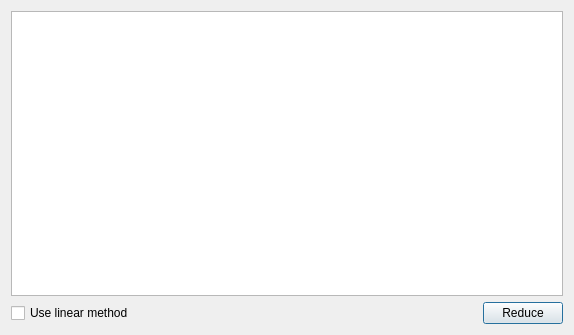
<?xml version="1.0" encoding="UTF-8"?>
<ui version="4.0">
 <class>ReduceDialog</class>
 <widget class="QDialog" name="ReduceDialog">
  <property name="geometry">
   <rect>
    <x>0</x>
    <y>0</y>
    <width>574</width>
    <height>335</height>
   </rect>
  </property>
  <property name="windowTitle">
   <string>Grid Merge</string>
  </property>
  <layout class="QVBoxLayout" name="verticalLayout_2">
   <item>
    <widget class="QFrame" name="frame_2">
     <property name="frameShape">
      <enum>QFrame::Shape::NoFrame</enum>
     </property>
     <property name="frameShadow">
      <enum>QFrame::Shadow::Raised</enum>
     </property>
     <layout class="QHBoxLayout" name="horizontalLayout_2">
      <property name="leftMargin">
       <number>0</number>
      </property>
      <property name="topMargin">
       <number>0</number>
      </property>
      <property name="rightMargin">
       <number>0</number>
      </property>
      <property name="bottomMargin">
       <number>0</number>
      </property>
      <item>
       <widget class="QListView" name="listView"/>
      </item>
     </layout>
    </widget>
   </item>
   <item>
    <widget class="QFrame" name="frame">
     <property name="frameShape">
      <enum>QFrame::Shape::NoFrame</enum>
     </property>
     <property name="frameShadow">
      <enum>QFrame::Shadow::Raised</enum>
     </property>
     <layout class="QHBoxLayout" name="horizontalLayout">
      <property name="leftMargin">
       <number>0</number>
      </property>
      <property name="topMargin">
       <number>0</number>
      </property>
      <property name="rightMargin">
       <number>0</number>
      </property>
      <property name="bottomMargin">
       <number>0</number>
      </property>
      <item>
       <widget class="QCheckBox" name="use_linear_checkBox">
        <property name="font">
         <font>
          <pointsize>9</pointsize>
         </font>
        </property>
        <property name="text">
         <string>Use linear method</string>
        </property>
       </widget>
      </item>
      <item>
       <spacer name="horizontalSpacer">
        <property name="orientation">
         <enum>Qt::Orientation::Horizontal</enum>
        </property>
        <property name="sizeHint" stdset="0">
         <size>
          <width>450</width>
          <height>20</height>
         </size>
        </property>
       </spacer>
      </item>
      <item>
       <widget class="QPushButton" name="reduceButton">
        <property name="toolTip">
         <string>Aply the selected changes</string>
        </property>
        <property name="text">
         <string>Reduce</string>
        </property>
       </widget>
      </item>
     </layout>
    </widget>
   </item>
  </layout>
 </widget>
 <resources/>
 <connections/>
</ui>
